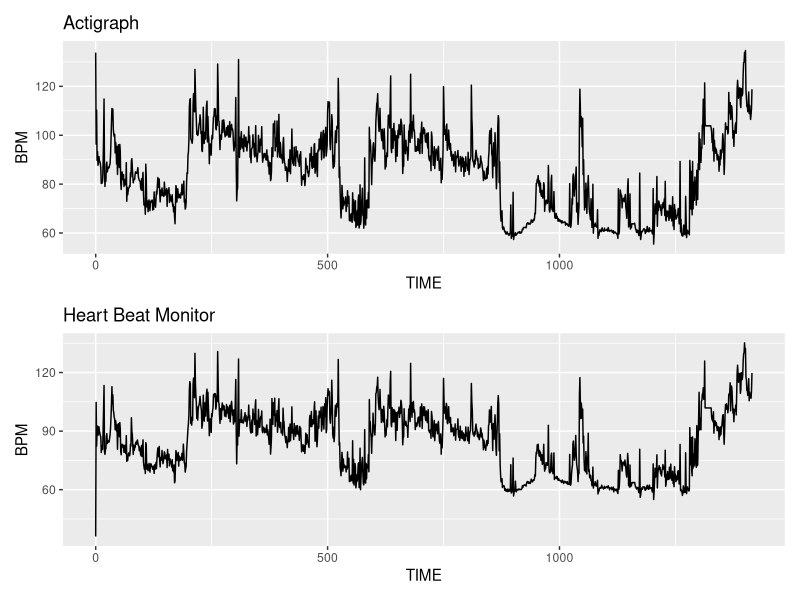
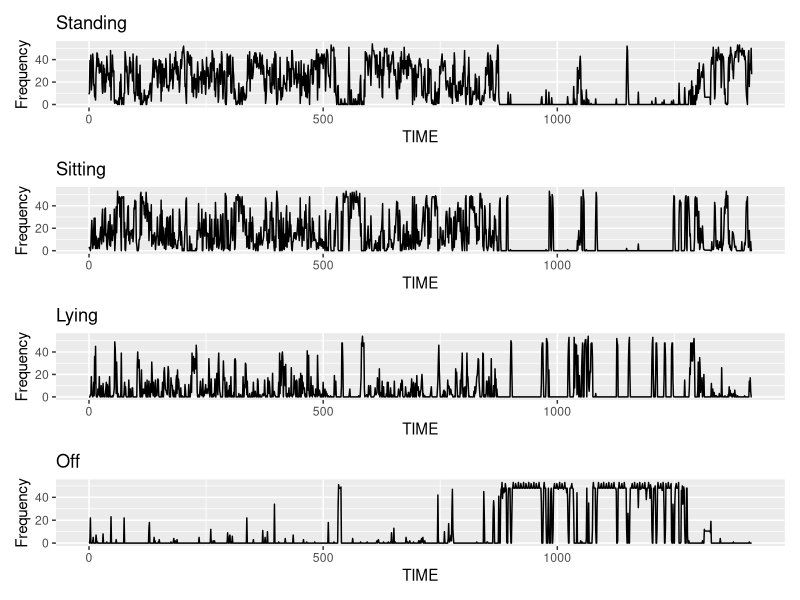
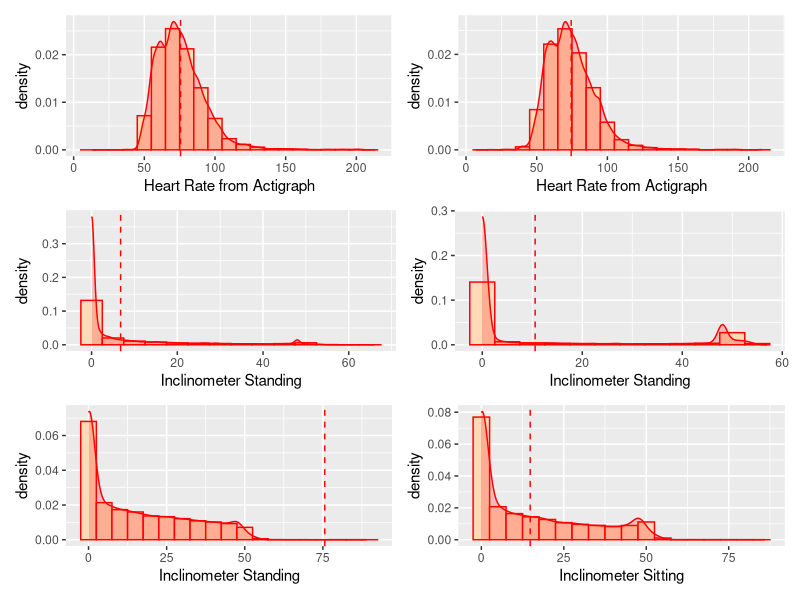
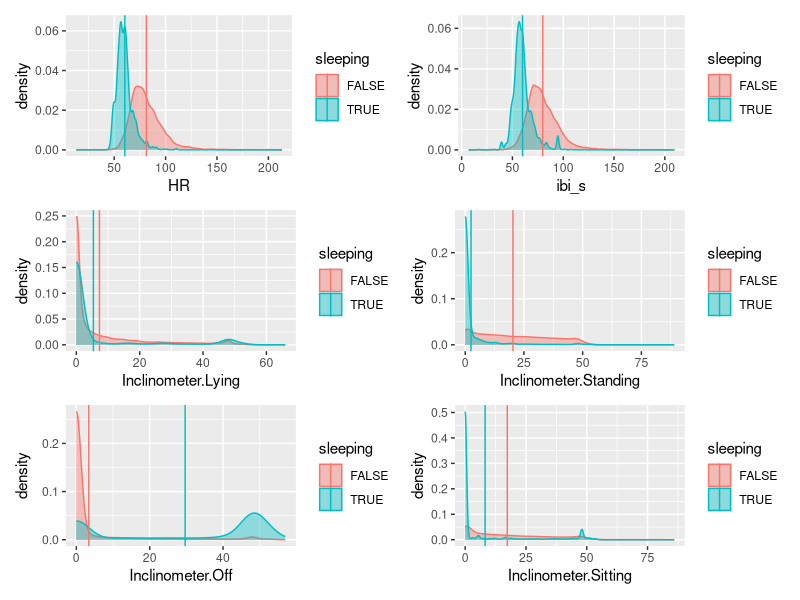
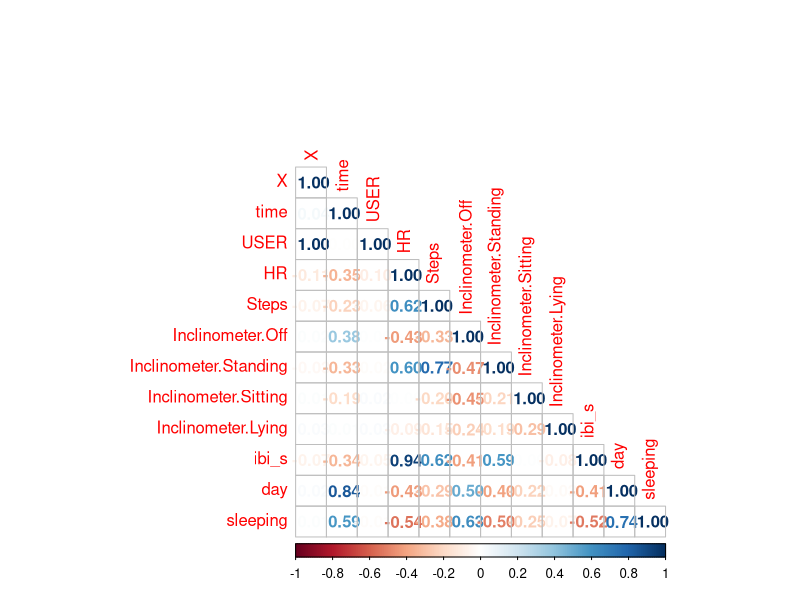

The R script that drew these images, in order:
## ---- chunk 1
library(tidyverse)
library(ggplot2)
library(lubridate)
library(patchwork)
library(gridExtra)
## ---- chunk 2
data <- read.csv("Data_Final_filled.csv")
## ---- chunk 3
HB1 <- ggplot(subset(data, USER ==1), aes(x=time, y=HR))+geom_line() + labs(x="TIME", y="BPM") + ggtitle("Actigraph")

HB2 <- ggplot(subset(data, USER ==1), aes(x=time, y=ibi_s)) +geom_line() + labs(x="TIME", y="BPM") + ggtitle("Heart Beat Monitor")

HB1/HB2
## ---- chunk 4
Standing <- ggplot(subset(data, USER ==1), aes(x=time, y=Inclinometer.Standing))+geom_line() + labs(x="TIME", y="Frequency") + ggtitle("Standing")
Sitting <- ggplot(subset(data, USER ==1), aes(x=time, y=Inclinometer.Sitting))+geom_line() + labs(x="TIME", y="Frequency") + ggtitle("Sitting")
Lying <- ggplot(subset(data, USER ==1), aes(x=time, y=Inclinometer.Lying))+geom_line() + labs(x="TIME", y="Frequency") + ggtitle("Lying")
Off <- ggplot(subset(data, USER ==1), aes(x=time, y=Inclinometer.Off))+geom_line() + labs(x="TIME", y="Frequency") + ggtitle("Off")
Standing/Sitting/Lying/Off
## ---- chunk 5

Actigraph <- ggplot(data, aes(x=HR)) + geom_histogram(aes(y=..density..), color = "red", fill="peachpuff", binwidth = 10) + geom_density(alpha=.2, color = "red", fill="red") + geom_vline(aes(xintercept=mean(HR)), color='red', linetype="dashed")  + xlab("Heart Rate from Actigraph")

Heartbeat <- ggplot(data, aes(x=ibi_s)) + geom_histogram(aes(y=..density..), color = "red", fill="peachpuff", binwidth = 10) + geom_density(alpha=.2, color = "red", fill="red") + geom_vline(aes(xintercept=mean(ibi_s)), color='red', linetype="dashed")  + xlab("Heart Rate from Actigraph")

Sit <- ggplot(data, aes(x=Inclinometer.Sitting)) + geom_histogram(aes(y=..density..), color = "red", fill="peachpuff", binwidth = 5) + geom_density(alpha=.2, color = "red", fill="red") + geom_vline(aes(xintercept=mean(Inclinometer.Sitting)), color='red', linetype="dashed")  + xlab("Inclinometer Sitting")

Stand <- ggplot(data, aes(x=Inclinometer.Standing)) + geom_histogram(aes(y=..density..), color = "red", fill="peachpuff", binwidth = 5) + geom_density(alpha=.2, color = "red", fill="red") + geom_vline(aes(xintercept=mean(HR)), color='red', linetype="dashed")  + xlab("Inclinometer Standing")

Lying <- ggplot(data, aes(x=Inclinometer.Lying)) + geom_histogram(aes(y=..density..), color = "red", fill="peachpuff", binwidth = 5) + geom_density(alpha=.2, color = "red", fill="red") + geom_vline(aes(xintercept=mean(Inclinometer.Lying)), color='red', linetype="dashed")  + xlab("Inclinometer Standing")

Off <- ggplot(data, aes(x=Inclinometer.Off)) + geom_histogram(aes(y=..density..), color = "red", fill="peachpuff", binwidth = 5) + geom_density(alpha=.2, color = "red", fill="red") + geom_vline(aes(xintercept=mean(Inclinometer.Off)), color='red', linetype="dashed")  + xlab("Inclinometer Standing")

(Actigraph|Heartbeat)/(Lying|Off)/(Stand|Sit)
## ---- chunk 6
library(plyr)
data$sleeping <- as.logical(data$sleeping)
act <- ddply(data, "sleeping", summarise, grp.mean=mean(HR))
hbm <- ddply(data, "sleeping", summarise, grp.mean=mean(ibi_s))
lying<- ddply(data, "sleeping", summarise, grp.mean=mean(Inclinometer.Lying))
Standing<- ddply(data, "sleeping", summarise, grp.mean=mean(Inclinometer.Standing))
off<- ddply(data, "sleeping", summarise, grp.mean=mean(Inclinometer.Off))
sitting<- ddply(data, "sleeping", summarise, grp.mean=mean(Inclinometer.Sitting))

act2 <- ggplot(data, aes(x=HR, color = sleeping, fill = sleeping)) + geom_density(alpha=0.4) + geom_vline(data=act, aes(xintercept=grp.mean, color=sleeping))

hbm2 <- ggplot(data, aes(x=ibi_s, color = sleeping, fill = sleeping)) + geom_density(alpha=0.4) + geom_vline(data=hbm, aes(xintercept=grp.mean, color=sleeping))

lye2 <- ggplot(data, aes(x=Inclinometer.Lying, color = sleeping, fill = sleeping)) + geom_density(alpha=0.4) + geom_vline(data=lying, aes(xintercept=grp.mean, color=sleeping))

stand2 <- ggplot(data, aes(x=Inclinometer.Standing, color = sleeping, fill = sleeping)) + geom_density(alpha=0.4) + geom_vline(data=Standing, aes(xintercept=grp.mean, color=sleeping))

off2 <- ggplot(data, aes(x=Inclinometer.Off, color = sleeping, fill = sleeping)) + geom_density(alpha=0.4) + geom_vline(data=off, aes(xintercept=grp.mean, color=sleeping))

sit2 <- ggplot(data, aes(x=Inclinometer.Sitting, color = sleeping, fill = sleeping)) + geom_density(alpha=0.4) + geom_vline(data=sitting, aes(xintercept=grp.mean, color=sleeping))
(act2|hbm2)/(lye2|stand2)/(off2|sit2)
## ---- chunk 7
library(corrplot)
M <-cor(data)
corrplot(M, method="number", type="lower")
## ---- chunk 8
data
